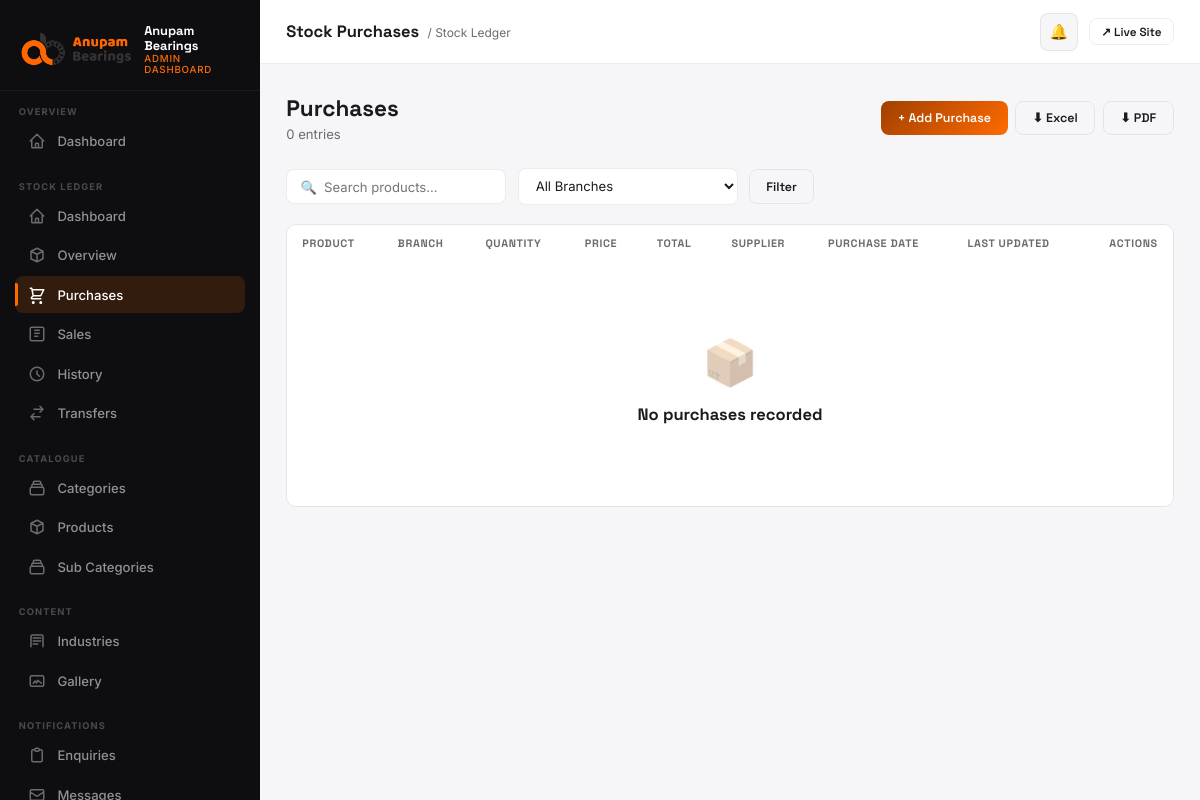
/dashboard/stock/purchases/ (signed in), run on an earlier commit of the app's database.
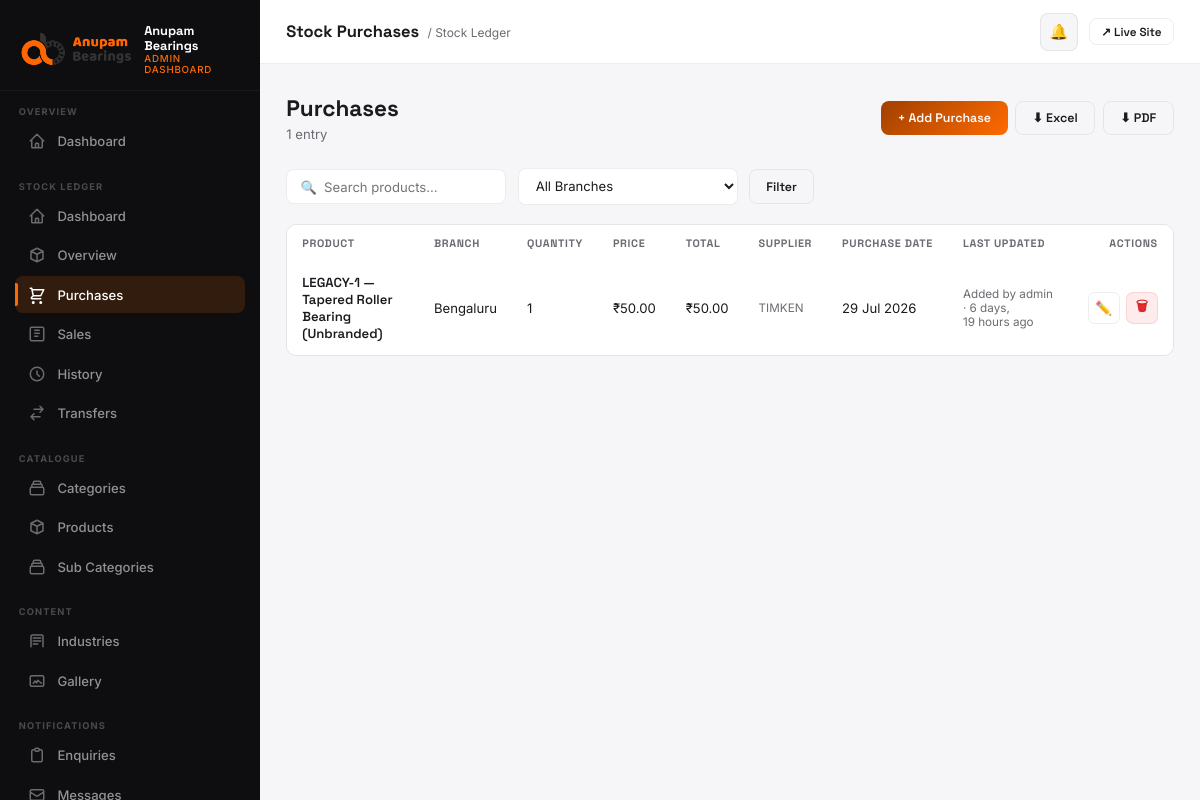
And on a later commit of the database.
### stock_ledger/models.py (models this page shows, shortened)
class AuditModel(models.Model):
    created_by = models.ForeignKey(
        settings.AUTH_USER_MODEL, on_delete=models.PROTECT, related_name='+', null=True
    )
    created_at = models.DateTimeField(auto_now_add=True)
    updated_by = models.ForeignKey(
        settings.AUTH_USER_MODEL, on_delete=models.PROTECT, related_name='+', null=True, blank=True
    )
    updated_at = models.DateTimeField(auto_now=True)
    is_deleted = models.BooleanField(default=False)
    deleted_by = models.ForeignKey(
        settings.AUTH_USER_MODEL, on_delete=models.PROTECT, related_name='+', null=True, blank=True
    )
    deleted_at = models.DateTimeField(null=True, blank=True)
    class Meta:
        abstract = True

class StockPurchase(AuditModel):
    product = models.ForeignKey('products.Product', on_delete=models.SET_NULL, null=True, related_name='purchase_entries')
    product_name_snapshot = models.CharField(max_length=300, blank=True)
    branch = models.ForeignKey(Branch, on_delete=models.PROTECT, related_name='purchase_entries')
    quantity = models.PositiveIntegerField()
    price = models.DecimalField(max_digits=12, decimal_places=2)
    total_price = models.DecimalField(max_digits=14, decimal_places=2)
    purchase_date = models.DateField(default=timezone.localdate)
    supplier = models.CharField(max_length=200, blank=True)
    notes = models.TextField(blank=True)
    class Meta:
        ordering = ['-purchase_date', '-created_at']

class Branch(models.Model):
    name = models.CharField(max_length=120)
    slug = models.SlugField(unique=True)
    code = models.CharField(max_length=20, unique=True)
    address = models.TextField(blank=True)
    is_active = models.BooleanField(default=True)
    created_at = models.DateTimeField(auto_now_add=True)
    class Meta:
        ordering = ['name']

### products/models.py (models this page shows, shortened)
class Product(models.Model):
    category = models.ForeignKey(Category, on_delete=models.CASCADE, related_name='products')
    subcategory = models.ForeignKey(SubCategory, on_delete=models.SET_NULL, null=True, blank=True, related_name='products')
    name = models.CharField(
        max_length=300, unique=True,
        help_text="Name / SKU — identifies this product everywhere (Stock Ledger, bulk import, public site). "
                   "Type the part code and brand together as free text, e.g. \"6205-2RS Timken\"."
    )
    slug = models.SlugField(unique=True)
    description = models.TextField(blank=True)
    mrp = models.DecimalField(
        max_digits=12, decimal_places=2, null=True, blank=True,
        verbose_name='MRP',
        help_text="Maximum Retail Price. Optional — leave blank for products without a published MRP.",
    )
    specifications = models.JSONField(default=dict, blank=True)
    needs_excel_table = models.BooleanField(default=False)
    excel_table_file = models.FileField(upload_to=product_excel_upload_to, blank=True, null=True)
    excel_table_data = models.JSONField(default=dict, blank=True)
    image = models.ImageField(upload_to='products/', blank=True, null=True)
    is_featured = models.BooleanField(default=False)
    is_visible = models.BooleanField(default=True, help_text="Uncheck to hide this product from the public site without deleting it.")
    created_at = models.DateTimeField(auto_now_add=True)

### stock_ledger/views.py (the view)
# urls.py: path('purchases/', views.purchase_list, name='purchase_list'),
@login_required(login_url='/dashboard/login/')
@staff_required
@role_required(UserProfile.ADMIN, UserProfile.BRANCH_STAFF, UserProfile.VIEWER)
def purchase_list(request):
    profile = _profile(request)
    qs = StockPurchase.objects.select_related('product', 'branch', 'created_by', 'updated_by').filter(is_deleted=False)
    qs = qs.filter(branch_id__in=visible_branches(profile).values_list('id', flat=True))
    branch_filter = request.GET.get('branch', '')
    q = request.GET.get('q', '').strip()
    if profile.role == UserProfile.BRANCH_STAFF:
        branch_filter = str(profile.branch_id)
    if branch_filter:
        qs = qs.filter(branch_id=branch_filter)
    if q:
        qs = qs.filter(Q(product__name__icontains=q) | Q(product_name_snapshot__icontains=q))
    qs = qs.order_by('-purchase_date', '-created_at')
    paginator = Paginator(qs, 20)
    page_obj = paginator.get_page(request.GET.get('page', 1))
    return render(request, 'dashboard/stock_purchase_list.html', {
        'entries': page_obj.object_list,
        'page_obj': page_obj,
        'branches': _branch_choices(profile),
        'branch_filter': branch_filter,
        'q': q,
        'include_money': _is_admin(profile),
        'can_mutate': profile.role in (UserProfile.ADMIN, UserProfile.BRANCH_STAFF),
    })

### templates/dashboard/stock_purchase_list.html (shortened to what this page needs)
{% extends "dashboard/base.html" %}
{% load stock_ledger_extras %}
{% block page_title %}Stock Purchases{% endblock %}
{% block breadcrumb %}<span class="topbar-breadcrumb">/ Stock Ledger</span>{% endblock %}
{% block nav_stock_purchase %}active{% endblock %}
{% block content %}
<div class="page-header">
  <div class="page-header-left">
    <h1>Purchases</h1>
    <p>{{ entries|length }} entr{{ entries|length|pluralize:"y,ies" }}</p>
  </div>
  <div style="display:flex;gap:0.5rem;">
    {% if can_mutate %}<a href="{% url 'dashboard:stock_ledger:purchase_add' %}" class="btn btn-primary">+ Add Purchase</a>{% endif %}
    <a href="{% url 'dashboard:stock_ledger:export_history' 'purchase' 'excel' %}?{{ request.GET.urlencode }}" class="btn btn-ghost">⬇ Excel</a>
    <a href="{% url 'dashboard:stock_ledger:export_history' 'purchase' 'pdf' %}?{{ request.GET.urlencode }}" class="btn btn-ghost">⬇ PDF</a>
  </div>
</div>
<form method="GET" class="filter-bar">
  <input class="filter-input" type="text" name="q" value="{{ q }}" placeholder="🔍  Search products…"/>
  {% if branches|length > 1 %}
  <select class="filter-input" name="branch" onchange="this.form.submit()">
    <option value="">All Branches</option>
  </select>
  {% endif %}
  <button type="submit" class="btn btn-ghost">Filter</button>
</form>
<div class="table-wrap">
  <table>
    <thead>
      <tr>
        <th>Product</th>
        <th>Branch</th>
        <th>Quantity</th>
        {% if include_money %}<th>Price</th><th>Total</th>{% endif %}
        <th>Supplier</th>
        <th>Purchase Date</th>
        <th>Last Updated</th>
        {% if can_mutate %}<th style="text-align:right;">Actions</th>{% endif %}
      </tr>
    </thead>
    <tbody>
      {% for e in entries %}
      <tr id="purchase-row-{{ e.pk }}">
        <td class="td-name">{{ e|ledger_product_label }}</td>
        <td>{{ e.branch.name }}</td>
        <td>{{ e.quantity }}</td>
        {% if include_money %}<td>₹{{ e.price|floatformat:2 }}</td><td>₹{{ e.total_price|floatformat:2 }}</td>{% endif %}
        <td class="td-sub">{{ e.supplier|default:"—" }}</td>
        <td>{{ e.purchase_date|date:"d M Y" }}</td>
        <td class="td-sub">
          {% if e.updated_by %}Edited by {{ e.updated_by.username }} · {{ e.updated_at|timesince }} ago
          {% else %}Added by {{ e.created_by.username|default:"—" }} · {{ e.created_at|timesince }} ago{% endif %}
        </td>
        {% if can_mutate %}
        <td style="text-align:right;">
          <div style="display:flex;align-items:center;justify-content:flex-end;gap:0.4rem;">
            <a href="{% url 'dashboard:stock_ledger:purchase_edit' e.pk %}" class="btn btn-ghost btn-sm btn-icon" title="Edit">✏️</a>
            <button class="btn btn-danger btn-sm btn-icon" title="Delete"
              onclick="confirmDelete('{% url 'dashboard:stock_ledger:purchase_delete' e.pk %}', '{{ e|ledger_product_label|escapejs }}', () => document.getElementById('purchase-row-{{ e.pk }}').remove())">🗑</button>
          </div>
        </td>
        {% endif %}
      </tr>
      {% empty %}
      <tr><td colspan="9"><div class="empty-state"><div class="empty-state-icon">📦</div><h3>No purchases recorded</h3></div></td></tr>
      {% endfor %}
    </tbody>
  </table>
</div>
{% endblock %}

### templates/dashboard/base.html (shortened to what this page needs)
{% load static %}
<!DOCTYPE html>
<html lang="en">
<head>
</head>
<body>
<aside class="sidebar" id="sidebar">
  <div class="sidebar-logo">
    <img src="{% static 'images/logo.webp' %}" alt="Anupam Bearings"/>
    <div>
      <div class="sidebar-logo-text">Anupam Bearings</div>
      <div class="sidebar-logo-sub">Admin Dashboard</div>
    </div>
  </div>
  {% if dash_role == 'ADMIN' %}
  <div class="sidebar-section">
    <div class="sidebar-section-label">Overview</div>
    <a href="{% url 'dashboard:home' %}" class="nav-item {% block nav_home %}{% endblock %}">
      <svg class="nav-icon" fill="none" stroke="currentColor" viewBox="0 0 24 24"><path stroke-linecap="round" stroke-linejoin="round" stroke-width="2" d="M3 12l2-2m0 0l7-7 7 7M5 10v10a1 1 0 001 1h3m10-11l2 2m-2-2v10a1 1 0 01-1 1h-3m-6 0a1 1 0 001-1v-4a1 1 0 011-1h2a1 1 0 011 1v4a1 1 0 001 1m-6 0h6"/></svg>
      Dashboard
    </a>
  </div>
  {% endif %}
  <div class="sidebar-section">
    <div class="sidebar-section-label">Stock Ledger</div>
    <a href="{% url 'dashboard:stock_ledger:dashboard' %}" class="nav-item {% block nav_stock_dashboard %}{% endblock %}">
      <svg class="nav-icon" fill="none" stroke="currentColor" viewBox="0 0 24 24"><path stroke-linecap="round" stroke-linejoin="round" stroke-width="2" d="M3 12l2-2m0 0l7-7 7 7M5 10v10a1 1 0 001 1h3m10-11l2 2m-2-2v10a1 1 0 01-1 1h-3m-6 0a1 1 0 001-1v-4a1 1 0 011-1h2a1 1 0 011 1v4a1 1 0 001 1m-6 0h6"/></svg>
      Dashboard
    </a>
    {% if dash_role == 'ADMIN' %}
    <a href="{% url 'dashboard:stock_ledger:overview' %}" class="nav-item {% block nav_stock_overview %}{% endblock %}">
      <svg class="nav-icon" fill="none" stroke="currentColor" viewBox="0 0 24 24"><path stroke-linecap="round" stroke-linejoin="round" stroke-width="2" d="M20 7l-8-4-8 4m16 0l-8 4m8-4v10l-8 4m0-10L4 7m8 4v10M4 7v10l8 4"/></svg>
      Overview
    </a>
    {% endif %}
    <a href="{% url 'dashboard:stock_ledger:purchase_list' %}" class="nav-item {% block nav_stock_purchase %}{% endblock %}">
      <svg class="nav-icon" fill="none" stroke="currentColor" viewBox="0 0 24 24"><path stroke-linecap="round" stroke-linejoin="round" stroke-width="2" d="M3 3h2l.4 2M7 13h10l4-8H5.4M7 13L5.4 5M7 13l-2.293 2.293c-.63.63-.184 1.707.707 1.707H17m-10 4a1 1 0 100 2 1 1 0 000-2zm10 0a1 1 0 100 2 1 1 0 000-2z"/></svg>
      Purchases
    </a>
    <a href="{% url 'dashboard:stock_ledger:sale_list' %}" class="nav-item {% block nav_stock_sale %}{% endblock %}">
      <svg class="nav-icon" fill="none" stroke="currentColor" viewBox="0 0 24 24"><path stroke-linecap="round" stroke-linejoin="round" stroke-width="2" d="M9 7h6m-6 4h6m-6 4h4M5 3h14a2 2 0 012 2v14a2 2 0 01-2 2H5a2 2 0 01-2-2V5a2 2 0 012-2z"/></svg>
      Sales
    </a>
    <a href="{% url 'dashboard:stock_ledger:history' %}" class="nav-item {% block nav_stock_history %}{% endblock %}">
      <svg class="nav-icon" fill="none" stroke="currentColor" viewBox="0 0 24 24"><path stroke-linecap="round" stroke-linejoin="round" stroke-width="2" d="M12 8v4l3 3m6-3a9 9 0 11-18 0 9 9 0 0118 0z"/></svg>
      History
    </a>
    <a href="{% url 'dashboard:stock_ledger:transfer_list' %}" class="nav-item {% block nav_stock_transfers %}{% endblock %}">
      <svg class="nav-icon" fill="none" stroke="currentColor" viewBox="0 0 24 24"><path stroke-linecap="round" stroke-linejoin="round" stroke-width="2" d="M8 7h12m0 0l-4-4m4 4l-4 4M16 17H4m0 0l4 4m-4-4l4-4"/></svg>
      Transfers
    </a>
  </div>
  {% if dash_role == 'ADMIN' %}
  <div class="sidebar-section">
    <div class="sidebar-section-label">Catalogue</div>
    <a href="{% url 'dashboard:categories' %}" class="nav-item {% block nav_cats %}{% endblock %}">
      <svg class="nav-icon" fill="none" stroke="currentColor" viewBox="0 0 24 24"><path stroke-linecap="round" stroke-linejoin="round" stroke-width="2" d="M19 11H5m14 0a2 2 0 012 2v6a2 2 0 01-2 2H5a2 2 0 01-2-2v-6a2 2 0 012-2m14 0V9a2 2 0 00-2-2M5 11V9a2 2 0 012-2m0 0V5a2 2 0 012-2h6a2 2 0 012 2v2M7 7h10"/></svg>
      Categories
    </a>
    <a href="{% url 'dashboard:products' %}" class="nav-item {% block nav_prods %}{% endblock %}">
      <svg class="nav-icon" fill="none" stroke="currentColor" viewBox="0 0 24 24"><path stroke-linecap="round" stroke-linejoin="round" stroke-width="2" d="M20 7l-8-4-8 4m16 0l-8 4m8-4v10l-8 4m0-10L4 7m8 4v10M4 7v10l8 4"/></svg>
      Products
    </a>
    <a href="{% url 'dashboard:subcategories' %}" class="nav-item {% block nav_subcats %}{% endblock %}">
      <svg class="nav-icon" fill="none" stroke="currentColor" viewBox="0 0 24 24"><path stroke-linecap="round" stroke-linejoin="round" stroke-width="2" d="M19 11H5m14 0a2 2 0 012 2v6a2 2 0 01-2 2H5a2 2 0 01-2-2v-6a2 2 0 012-2m14 0V9a2 2 0 00-2-2M5 11V9a2 2 0 012-2m0 0V5a2 2 0 012-2h6a2 2 0 012 2v2M7 7h10"/></svg>
      Sub Categories
    </a>
  </div>
  <div class="sidebar-section">
    <div class="sidebar-section-label">Content</div>
    <a href="{% url 'dashboard:industries' %}" class="nav-item {% block nav_industries %}{% endblock %}">
      <svg class="nav-icon" fill="none" stroke="currentColor" viewBox="0 0 24 24"><path stroke-linecap="round" stroke-linejoin="round" stroke-width="2" d="M4 19.5V6a2 2 0 012-2h12a2 2 0 012 2v13.5M7 8h10M7 12h10M7 16h6"/></svg>
      Industries
    </a>
    <a href="{% url 'dashboard:gallery_items' %}" class="nav-item {% block nav_gallery %}{% endblock %}">
      <svg class="nav-icon" fill="none" stroke="currentColor" viewBox="0 0 24 24"><path stroke-linecap="round" stroke-linejoin="round" stroke-width="2" d="M3 7a2 2 0 012-2h14a2 2 0 012 2v10a2 2 0 01-2 2H5a2 2 0 01-2-2V7zm4 8l2.5-3 2 2.5L13 11l5 4"/></svg>
      Gallery
    </a>
  </div>
  <div class="sidebar-section">
    <div class="sidebar-section-label">Notifications</div>
    <a href="{% url 'dashboard:enquiries' %}" class="nav-item {% block nav_enq %}{% endblock %}">
      <svg class="nav-icon" fill="none" stroke="currentColor" viewBox="0 0 24 24"><path stroke-linecap="round" stroke-linejoin="round" stroke-width="2" d="M9 5H7a2 2 0 00-2 2v12a2 2 0 002 2h10a2 2 0 002-2V7a2 2 0 00-2-2h-2M9 5a2 2 0 002 2h2a2 2 0 002-2M9 5a2 2 0 012-2h2a2 2 0 012 2"/></svg>
      Enquiries
    </a>
    <a href="{% url 'dashboard:messages' %}" class="nav-item {% block nav_msgs %}{% endblock %}">
      <svg class="nav-icon" fill="none" stroke="currentColor" viewBox="0 0 24 24"><path stroke-linecap="round" stroke-linejoin="round" stroke-width="2" d="M3 8l7.89 5.26a2 2 0 002.22 0L21 8M5 19h14a2 2 0 002-2V7a2 2 0 00-2-2H5a2 2 0 00-2 2v10a2 2 0 002 2z"/></svg>
    </a>
  </div>
  {% endif %}
</aside>
<div class="main">
  <header class="topbar">
    <div>
      <span class="topbar-title">{% block page_title %}Dashboard{% endblock %}</span>
      {% block breadcrumb %}<span class="topbar-breadcrumb"></span>{% endblock %}
    </div>
    <div class="topbar-right">
      <div style="position:relative;" id="notif-wrapper">
        <div class="topbar-notif" onclick="toggleNotifPanel()" title="Notifications">
          🔔
        </div>
      </div>
      <a href="/" target="_blank" class="btn btn-ghost btn-sm">↗ Live Site</a>
    </div>
  </header>
  <div class="page-content">
    {% block content %}{% endblock %}
  </div>
</div>
</body>
</html>

What changed in the data, as far as the page shows it:
added StockPurchase: product.name "LEGACY-1 — Tapered Roller Bearing (Unbranded)", branch.name "Bengaluru", quantity "1", price "50.00", total_price "50.00", supplier "TIMKEN", purchase_date "29 Jul 2026", created_by.username "admin", created_at "6 days, 19 hours"
Also different on the page:
{{ entries|length }}: "0" → "1"
text no longer shown: "📦 No purchases recorded"
